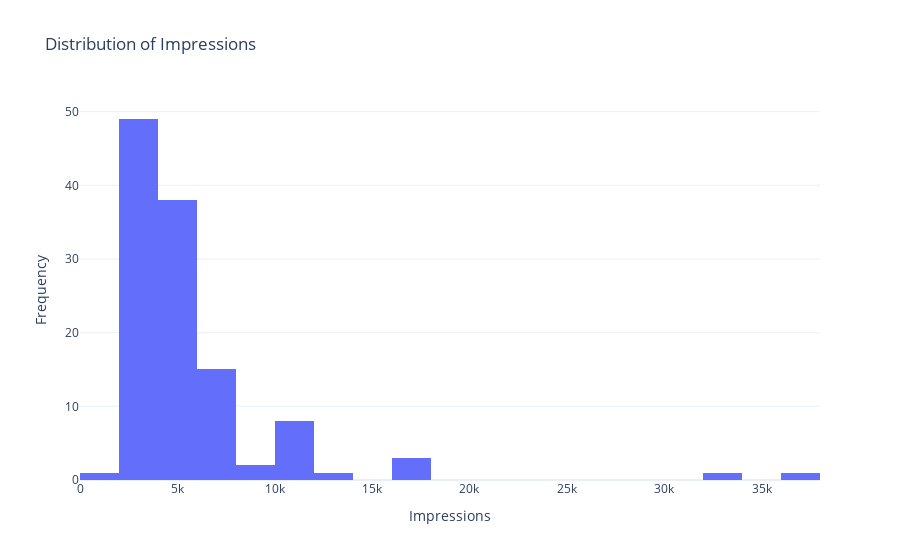

Notebook code for this chart:
### Code cell
# Create a histogram with Plotly Express
fig = px.histogram(df, x='Impressions', nbins=30, title='Distribution of Impressions')
fig.update_layout(xaxis_title='Impressions', yaxis_title='Frequency')

# Show the plot
fig.show()

### Figure 1 — Plotly figure (JSON) as saved in the notebook; plotly's stock layout.template omitted (floating-point values rounded to 4 significant figures)
{"data": [{"alignmentgroup": "True", "bingroup": "x", "hovertemplate": "Impressions=%{x}<br>count=%{y}<extra></extra>", "legendgroup": "", "marker": {"color": "#636efa", "pattern": {"shape": ""}}, "name": "", "nbinsx": 30, "offsetgroup": "", "orientation": "v", "showlegend": false, "type": "histogram", "x": [3920, 5394, 4021, 4528, 2518, 3884, 2621, 3541, 3749, 4115, 2218, 3234, 4344, 3216, 9453, 5055, 4002, 3169, 6168, 2407, 2064, 3973, 7281, 3052, 4628, 4082, 5394, 2766, 3924, 3015, 6666, 3854, 4355, 4343, 6108, 2523, 2327, 3990, 2191, 1941, 16062, 4998, 4289, 3880, 3786, 4298, 3630, 2826, 7407, 10386, 2998, 7018, 2941, 6432, 10667, 3988, 4978, 3388, 4467, 3246, 5072, 6339, 4239, 3454, 7571, 3333, 3818, 10933, 5058, 3601, 3480, 3525, 3606, 5542, 6559, 3623, 10493, 4446, 2957, 5538, 4681, 5273, 5055, 4002, 3169, 6168, 2407, 3630, 2826, 7407, 10386, 2998, 3052, 4628, 4082, 5394, 2766, 3924, 3015, 5409, 5323, 8001, 4150, 4609, 6348, 11068, 7231, 17396, 6814, 17713, 5563, 4842, 11149, 10206, 13700, 5731, 4139, 32695, 36919], "xaxis": "x", "yaxis": "y"}], "layout": {"barmode": "relative", "legend": {"tracegroupgap": 0}, "title": {"text": "Distribution of Impressions"}, "xaxis": {"anchor": "y", "domain": [0, 1], "title": {"text": "Impressions"}}, "yaxis": {"anchor": "x", "domain": [0, 1], "title": {"text": "Frequency"}}}}
